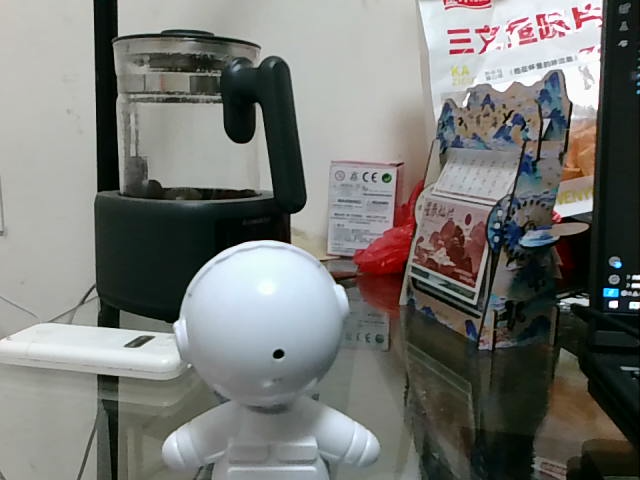
#> input picture bvs/L_0.png, 640 x 480 px
$ python test.py   (older library calls are emulated)
#> lines starting #> are read from the running program, lines starting #| are printed output that depends on the picture
import numpy as np
import cv2

m = 100
# 读取图像
ImageL = cv2.imread('L_0.png')
#> ImageL is the input picture: shape (480, 640, 3); mean B, G, R 115.8, 119.3, 118.4
ImageR = cv2.imread('R_0.png')
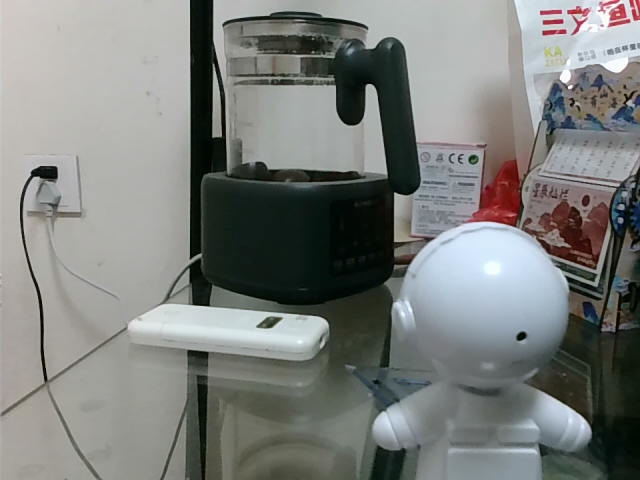
#> input picture bvs/R_0.png, 640 x 480 px
#> ImageR is the input picture: shape (480, 640, 3); mean B, G, R 124.4, 127.2, 124.4


# # 左相机内参
# left_camera_matrix = np.array([[964.932662651462, -0.928935316133250, 594.416643614206],
#                                [0, 968.706014744399, 383.671384353612],
#                                [0, 0, 1]])
#
# # 左相机畸变系数:[k1, k2, p1, p2, k3]
# left_distortion = np.array([[0.169243640566226, -0.189431583258940, -1.277505526759820e-04, 0.00005, 0]])
#
# # 右相机内参
# right_camera_matrix = np.array([[964.932662651462, -0.928935316133250, 654.397150214948],
#                                 [0, 968.706014744399, 383.671384353612],
#                                 [0, 0, 1]])
# # 右相机畸变系数:[k1, k2, p1, p2, k3]
# right_distortion = np.array([[0.181177064777336, -0.229106428406259, -0.001662852101870, 0.001157038140893, 0]])
#
# # 旋转矩阵
# R = np.array([[0.999970660582154, -8.71089067540394e-05, -0.00765965971368544],
#               [8.76726222895005e-05, 0.999999993473269, 7.32596304892221e-05],
#               [0.00765965328212658, -7.39290235472568e-05, 0.999970661692680]])
#
# # 平移向量
# T = np.array([[63.6549345176799],
#               [-0.141067658206410],
#               [0.368256008611823]])

# 左相机内参
left_camera_matrix = np.array([[642.3164,-0.6483,289.8883],
                               [0, 641.9616, 257.2920],
                               [0, 0, 1]])

# 左相机畸变系数:[k1, k2, p1, p2, k3]
left_distortion = np.array([[0.1828,-0.2176,0.0011,0, 0]])

# 右相机内参
right_camera_matrix = np.array([[641.0773,-0.2869,329.8542],
                                [0, 641.1759,238.8562],
                                [0, 0, 1]])
# 右相机畸变系数:[k1, k2, p1, p2, k3]
right_distortion = np.array([[0.1865,-0.0041,0, 0]])

# 旋转矩阵
R = np.array([[1,0,-0.0079],
              [0,1,0],
              [0.0079,0,1]])

# 平移向量
T = np.array([[66.0106],
              [-0.0810],
              [0.2552]])
size = (640, 480)

# 立体校正
R1, R2, P1, P2, Q, roi1, roi2 = cv2.stereoRectify(left_camera_matrix, left_distortion, right_camera_matrix, right_distortion, size, R, T, flags=cv2.CALIB_ZERO_DISPARITY, alpha=0)

# 校正映射
left_map1, left_map2 = cv2.initUndistortRectifyMap(left_camera_matrix, left_distortion, R1, P1, size, cv2.CV_16SC2)
right_map1, right_map2 = cv2.initUndistortRectifyMap(right_camera_matrix, right_distortion, R2, P2, size, cv2.CV_16SC2)

# 校正图像
ImageL_rectified = cv2.remap(ImageL, left_map1, left_map2, cv2.INTER_LINEAR)
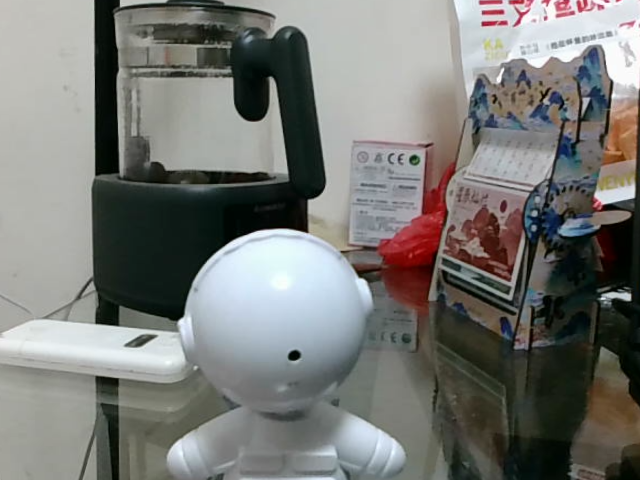
#> ImageL_rectified: shape (480, 640, 3); mean B, G, R 117.3, 120.7, 120.1
ImageR_rectified = cv2.remap(ImageR, right_map1, right_map2, cv2.INTER_LINEAR)
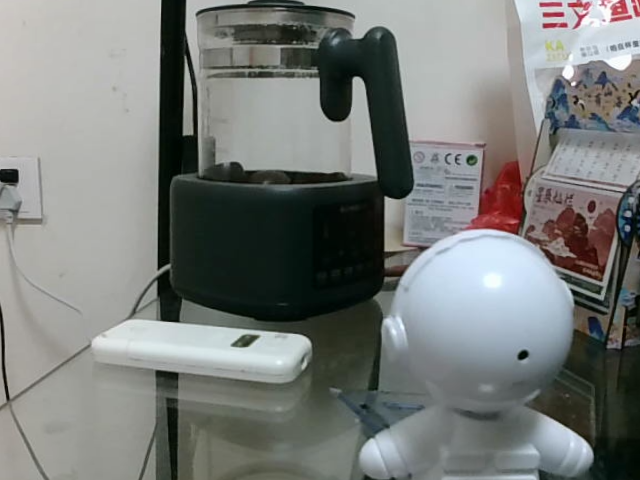
#> ImageR_rectified: shape (480, 640, 3); mean B, G, R 121.4, 123.9, 120.7

# 拼接图像
Image = np.concatenate((ImageL_rectified, ImageR_rectified), axis=1)
Image[::40, :] = (0, 255, 0)
#> Image: shape (480, 1280, 3); mean B, G, R 116.3, 125.6, 117.3

# 鼠标回调函数
def cb(e, x, y, f, p):
    global start
    global end


    if x < cv2.getTrackbarPos('disparities', 'depth') * 16 or x > size[0]:
        return
    if e == cv2.EVENT_LBUTTONDOWN:
        start = points3d[y][x]/200
        print('起始:', (round(start[0], 2), round(start[1], 2), -round(start[2], 2)))
    if e == cv2.EVENT_LBUTTONUP:
        end = points3d[y][x]/200
        print('终止:', (round(end[0], 2), round(end[1], 2), -round(end[2], 2)))
        distance = np.sqrt(np.sum((start - end) ** 2))
        print('距离:', distance, 'cm')

cv2.namedWindow('depth')
cv2.namedWindow('rectify')
cv2.createTrackbar('disparities', 'depth', 1, 5, lambda x: None)
cv2.createTrackbar('block', 'depth', 7, 31, lambda x: None)
cv2.createTrackbar('multiplier', 'depth', 1, 10000, lambda x: None)
cv2.createTrackbar('lambda', 'depth', 9000, 12000, lambda x: None)
cv2.createTrackbar('sigmaColor', 'depth', 400, 1000, lambda x: None)
cv2.setMouseCallback('rectify', cb, None)

while True:
    d = cv2.getTrackbarPos('disparities', 'depth') * 16
    b = cv2.getTrackbarPos('block', 'depth')
    m = cv2.getTrackbarPos('multiplier', 'depth')
    lmd = cv2.getTrackbarPos('lambda', 'depth')
    sgmcolor = cv2.getTrackbarPos('sigmaColor', 'depth')

    matcher0 = cv2.StereoSGBM_create(0, d, b, 24 * b, 96 * b, 12, 10, 50, 32, 63, cv2.STEREO_SGBM_MODE_SGBM)
    matcher1 = cv2.ximgproc.createRightMatcher(matcher0)
    wls_filter = cv2.ximgproc.createDisparityWLSFilter(matcher0)
    wls_filter.setLambda(lmd)
    wls_filter.setSigmaColor(sgmcolor / 100)

    disp0 = np.int16(matcher0.compute(ImageL_rectified, ImageR_rectified))
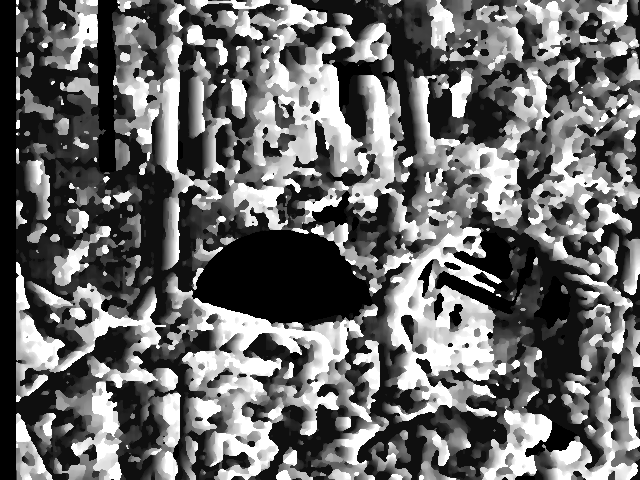
#> disp0: shape (480, 640) int16; min -16, max 240, mean 90.9; drawn with min black and max white
    disp1 = np.int16(matcher1.compute(ImageR_rectified, ImageL_rectified))
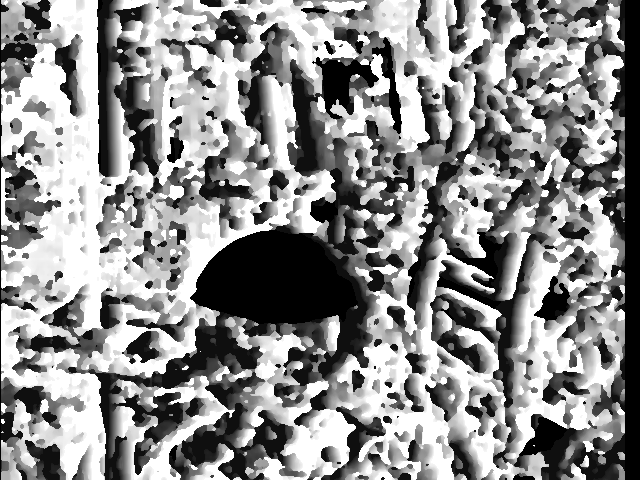
#> disp1: shape (480, 640) int16; min -256, max 0, mean -113.8; drawn with min black and max white

    depth = wls_filter.filter(disp0, ImageL_rectified, None, disp1).astype(np.float32) / 16.
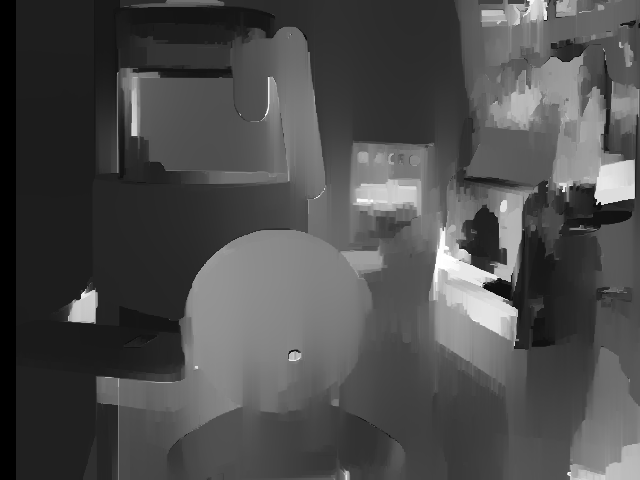
#> depth: shape (480, 640) float32; min -1, max 15, mean 3.87; drawn with min black and max white
    points3d = cv2.reprojectImageTo3D(depth, Q)
#> points3d: shape (480, 640, 3) float32; 0.09% of the values are NaN or infinite; the others: min -757648.6, max 221717.1, mean -6422.5

    frame = Image.copy()
    cv2.line(frame, (d, 0), (d, size[1]), (0, 255, 0), 1)
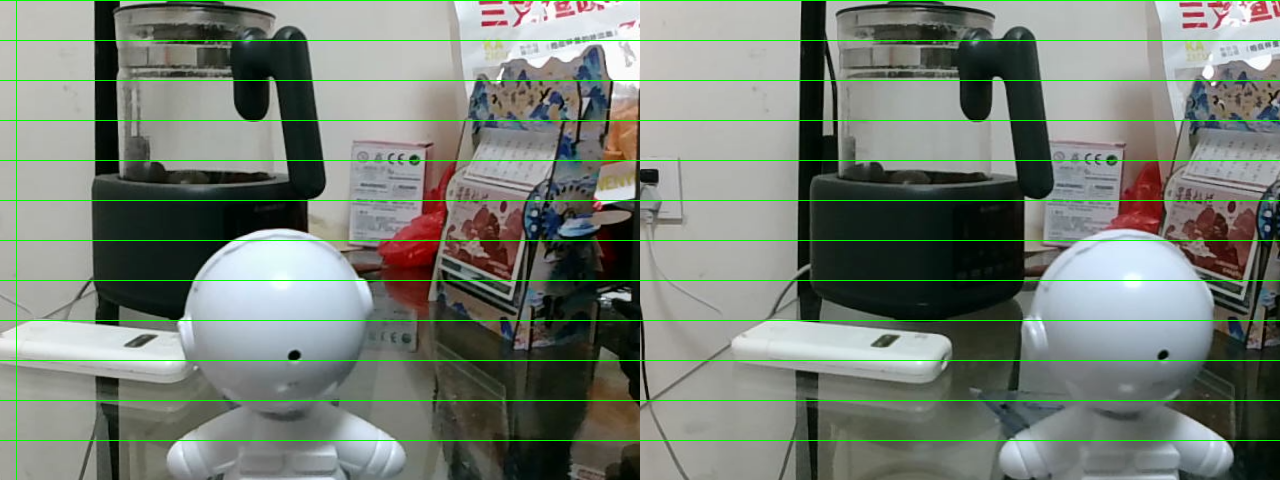
#> frame: shape (480, 1280, 3); mean B, G, R 116.1, 125.6, 117.2
    cv2.imshow('rectify', frame)

    depthNorm = cv2.normalize(depth, None, 0, 255, cv2.NORM_MINMAX)
    depthNorm = np.uint8(depthNorm)

    # 显示黑白的深度图
    cv2.imshow('depth', depthNorm)

    cv2.waitKey(100)
